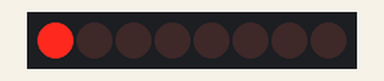
Bench run of a sketch on a simulated Arduino Uno, built with avr-gcc and run on an emulated ATmega328P. On the bench: 8 shift-register outputs drawn as a row of LEDs (first output left, lit = HIGH). Wiring (inferred from the names in the program): shift register (74HC595): data pin 14; shift clock pin 15; latch pin 16. Wiring (inferred from the signals the program sends): row of LEDs: on Q0, Q1, Q2, Q3, Q4, Q5, Q6, Q7.

Above: at 0.2 s.
At 1.2 s:
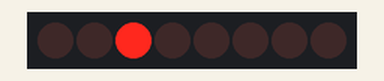
At 2.2 s:
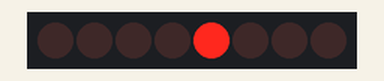
At 4.2 s:
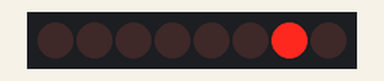
At 6.7 s:
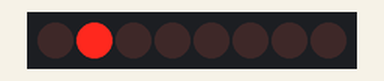
At 8.7 s:
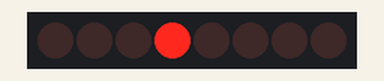
Timing chart, 0 to 9.1 s (numbered marks = the images above):
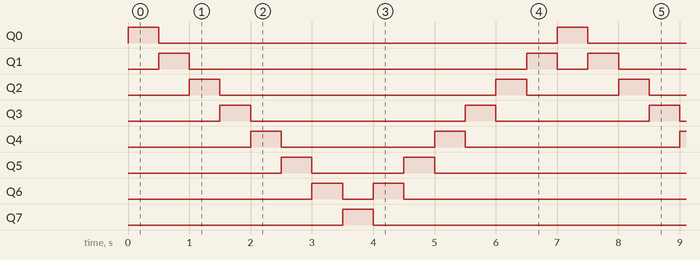

Measured:
- by itself, Q0, Q7: alternates HIGH for 0.50 s and LOW for 6.5 s
- by itself, Q1: repeats every 7.0 s: LOW 5.5 s, HIGH 0.50 s, LOW 0.50 s, HIGH 0.50 s
- by itself, Q2: repeats every 7.0 s: LOW 4.5 s, HIGH 0.50 s, LOW 1.5 s, HIGH 0.50 s
- by itself, Q3: repeats every 7.0 s: LOW 3.5 s, HIGH 0.50 s, LOW 2.5 s, HIGH 0.50 s
- by itself, Q4: repeats every 7.0 s: LOW 2.5 s, HIGH 0.50 s, LOW 3.5 s, HIGH 0.50 s
- by itself, Q5: repeats every 7.0 s: LOW 1.5 s, HIGH 0.50 s, LOW 4.5 s, HIGH 0.50 s
- by itself, Q6: repeats every 7.0 s: LOW 0.50 s, HIGH 0.50 s, LOW 5.5 s, HIGH 0.50 s

The sketch:

1_Shift_Register_and_8_LEDs.ino
```cpp
int dataPin = 14; // SER
int latchPin = 16; // RCLK
int clockPin = 15; // SRCLK

int leds = 1;
int tDelay = 500;

void setup()
{
  pinMode(latchPin, OUTPUT);
  pinMode(dataPin, OUTPUT);
  pinMode(clockPin, OUTPUT);
  digitalWrite(latchPin, 0);
  digitalWrite(dataPin, 0);
  digitalWrite(clockPin, 0);
}

void loop()
{
  for (int i = 0; i < 7; i++)
  {
   shiftOut(dataPin, clockPin, MSBFIRST, leds);
   digitalWrite(latchPin, HIGH);
   digitalWrite(latchPin, LOW);
   leds <<= 1;

   delay(tDelay);
  }

  for (int i = 7; i > 0; i--)
  {
   shiftOut(dataPin, clockPin, MSBFIRST, leds);
   digitalWrite(latchPin, HIGH);
   digitalWrite(latchPin, LOW);
   leds >>= 1;

   delay(tDelay);
  }
}
```
